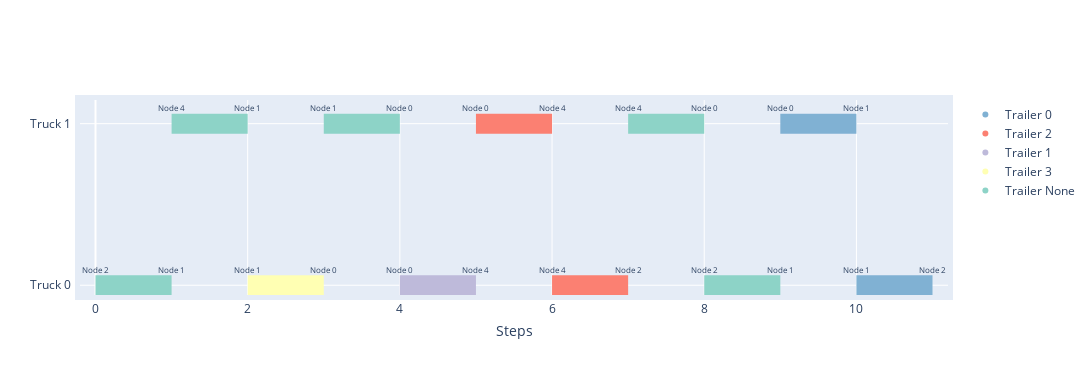

Notebook cell for this chart:
### Markdown cell above
### Run Examples

### Code cell
env = EVRP
val_dataset = env.make_dataset(
        size=5,
        num_samples=1,
        num_trucks=2,
        num_trailers=4,
        truck_names=None,
        display_graphs=3,
        r_threshold=0.6
    )

# Need a dataloader to batch instances
dataloader = DataLoader(val_dataset, batch_size=1, collate_fn=collate_fn)

# Make var works for dicts
batch_random = next(iter(dataloader))

# Run the model
model.eval()
model.set_decode_type('greedy')

with torch.no_grad():
    length, _, edges, decision = model(batch_random[0].copy(), batch_random[1].copy(), return_pi=True)

edges_random=edges.permute(1,2,0)
decision_random=decision.permute(0, 2, 1)

for i, graph in enumerate(batch_random[1]):
    edge_count = len(edges_random[i]) + 1

    cols = 3
    rows = math.ceil(edge_count / cols)
    fig, axs = plt.subplots(rows, cols, figsize=(15, rows * 5.5))  # Adjusted figure size
    plt.subplots_adjust(wspace=0.02, hspace=0.02)

    # Flatten axs to easily iterate over it
    axs = axs.ravel()

    graph.draw(ax=axs[0], with_labels=False)
    axs[0].set_title("Initial State")
    axs[0].set_xlim([-0.7, 1.3])
    axs[0].set_ylim([-0.7, 1.3])
    axs[0].set_aspect('equal')

    col = 1
    for edge, d in zip(edges_random[i], decision_random[i]):

        graph.clear()
        edge = graph.visit_edges([edge])
        graph.update_attributes(edge[0])
        graph.draw(ax=axs[col], with_labels=True)
        axs[col].set_title(f"Step {col-1}")
        axs[col].set_xlim([-0.7, 1.3])
        axs[col].set_ylim([-0.7, 1.3])
        axs[col].set_aspect('equal')

        col += 1

    data_edges = edges_random[i].numpy().astype(int)
    plot_timeline(data_edges)

# Hide empty subplots
for j in range(col, len(axs)):
    axs[j].axis('off')

plt.show()

### Figure 1 — Plotly figure (JSON) as saved in the notebook; plotly's stock layout.template omitted (floating-point values rounded to 4 significant figures)
{"data": [{"hoverinfo": "none", "line": {"color": "rgb(141,211,199)", "width": 20}, "mode": "lines", "name": "Truck 0 ", "showlegend": false, "type": "scatter", "x": [1, 2], "y": [0, 0]}, {"hoverinfo": "none", "line": {"color": "rgb(141,211,199)", "width": 20}, "mode": "lines", "name": "Truck 0 ", "showlegend": false, "type": "scatter", "x": [3, 4], "y": [0, 0]}, {"hoverinfo": "none", "line": {"color": "rgb(251,128,114)", "width": 20}, "mode": "lines", "name": "Truck 0 ", "showlegend": false, "type": "scatter", "x": [5, 6], "y": [0, 0]}, {"hoverinfo": "none", "line": {"color": "rgb(141,211,199)", "width": 20}, "mode": "lines", "name": "Truck 0 ", "showlegend": false, "type": "scatter", "x": [7, 8], "y": [0, 0]}, {"hoverinfo": "none", "line": {"color": "rgb(128,177,211)", "width": 20}, "mode": "lines", "name": "Truck 0 ", "showlegend": false, "type": "scatter", "x": [9, 10], "y": [0, 0]}, {"hoverinfo": "none", "line": {"color": "rgb(141,211,199)", "width": 20}, "mode": "lines", "name": "Truck 1 ", "showlegend": false, "type": "scatter", "x": [0, 1], "y": [1, 1]}, {"hoverinfo": "none", "line": {"color": "rgb(255,255,179)", "width": 20}, "mode": "lines", "name": "Truck 1 ", "showlegend": false, "type": "scatter", "x": [2, 3], "y": [1, 1]}, {"hoverinfo": "none", "line": {"color": "rgb(190,186,218)", "width": 20}, "mode": "lines", "name": "Truck 1 ", "showlegend": false, "type": "scatter", "x": [4, 5], "y": [1, 1]}, {"hoverinfo": "none", "line": {"color": "rgb(251,128,114)", "width": 20}, "mode": "lines", "name": "Truck 1 ", "showlegend": false, "type": "scatter", "x": [6, 7], "y": [1, 1]}, {"hoverinfo": "none", "line": {"color": "rgb(141,211,199)", "width": 20}, "mode": "lines", "name": "Truck 1 ", "showlegend": false, "type": "scatter", "x": [8, 9], "y": [1, 1]}, {"hoverinfo": "none", "line": {"color": "rgb(128,177,211)", "width": 20}, "mode": "lines", "name": "Truck 1 ", "showlegend": false, "type": "scatter", "x": [10, 11], "y": [1, 1]}, {"legendgroup": "Trailer None", "marker": {"color": "rgb(141,211,199)"}, "mode": "markers", "name": "Trailer None", "type": "scatter", "x": [null], "y": [null]}, {"legendgroup": "Trailer 3", "marker": {"color": "rgb(255,255,179)"}, "mode": "markers", "name": "Trailer 3", "type": "scatter", "x": [null], "y": [null]}, {"legendgroup": "Trailer 1", "marker": {"color": "rgb(190,186,218)"}, "mode": "markers", "name": "Trailer 1", "type": "scatter", "x": [null], "y": [null]}, {"legendgroup": "Trailer 2", "marker": {"color": "rgb(251,128,114)"}, "mode": "markers", "name": "Trailer 2", "type": "scatter", "x": [null], "y": [null]}, {"legendgroup": "Trailer 0", "marker": {"color": "rgb(128,177,211)"}, "mode": "markers", "name": "Trailer 0", "type": "scatter", "x": [null], "y": [null]}], "layout": {"annotations": [{"align": "center", "arrowhead": 2, "arrowsize": 1.5, "arrowwidth": 1.5, "ax": -5, "ay": 0, "font": {"size": 8}, "showarrow": false, "text": "Node 4", "valign": "bottom", "x": 1, "xref": "x", "y": -0.1, "yref": "y"}, {"align": "center", "arrowhead": 2, "arrowsize": 1.5, "arrowwidth": 1.5, "ax": -5, "ay": 0, "font": {"size": 8}, "showarrow": false, "text": "Node 1", "valign": "bottom", "x": 2, "xref": "x", "y": -0.1, "yref": "y"}, {"align": "center", "arrowhead": 2, "arrowsize": 1.5, "arrowwidth": 1.5, "ax": -5, "ay": 0, "font": {"size": 8}, "showarrow": false, "text": "Node 1", "valign": "bottom", "x": 3, "xref": "x", "y": -0.1, "yref": "y"}, {"align": "center", "arrowhead": 2, "arrowsize": 1.5, "arrowwidth": 1.5, "ax": -5, "ay": 0, "font": {"size": 8}, "showarrow": false, "text": "Node 0", "valign": "bottom", "x": 4, "xref": "x", "y": -0.1, "yref": "y"}, {"align": "center", "arrowhead": 2, "arrowsize": 1.5, "arrowwidth": 1.5, "ax": -5, "ay": 0, "font": {"size": 8}, "showarrow": false, "text": "Node 0", "valign": "bottom", "x": 5, "xref": "x", "y": -0.1, "yref": "y"}, {"align": "center", "arrowhead": 2, "arrowsize": 1.5, "arrowwidth": 1.5, "ax": -5, "ay": 0, "font": {"size": 8}, "showarrow": false, "text": "Node 4", "valign": "bottom", "x": 6, "xref": "x", "y": -0.1, "yref": "y"}, {"align": "center", "arrowhead": 2, "arrowsize": 1.5, "arrowwidth": 1.5, "ax": -5, "ay": 0, "font": {"size": 8}, "showarrow": false, "text": "Node 4", "valign": "bottom", "x": 7, "xref": "x", "y": -0.1, "yref": "y"}, {"align": "center", "arrowhead": 2, "arrowsize": 1.5, "arrowwidth": 1.5, "ax": -5, "ay": 0, "font": {"size": 8}, "showarrow": false, "text": "Node 0", "valign": "bottom", "x": 8, "xref": "x", "y": -0.1, "yref": "y"}, {"align": "center", "arrowhead": 2, "arrowsize": 1.5, "arrowwidth": 1.5, "ax": -5, "ay": 0, "font": {"size": 8}, "showarrow": false, "text": "Node 0", "valign": "bottom", "x": 9, "xref": "x", "y": -0.1, "yref": "y"}, {"align": "center", "arrowhead": 2, "arrowsize": 1.5, "arrowwidth": 1.5, "ax": -5, "ay": 0, "font": {"size": 8}, "showarrow": false, "text": "Node 1", "valign": "bottom", "x": 10, "xref": "x", "y": -0.1, "yref": "y"}, {"align": "center", "arrowhead": 2, "arrowsize": 1.5, "arrowwidth": 1.5, "ax": -5, "ay": 0, "font": {"size": 8}, "showarrow": false, "text": "Node 2", "valign": "bottom", "x": 0, "xref": "x", "y": 0.9, "yref": "y"}, {"align": "center", "arrowhead": 2, "arrowsize": 1.5, "arrowwidth": 1.5, "ax": -5, "ay": 0, "font": {"size": 8}, "showarrow": false, "text": "Node 1", "valign": "bottom", "x": 1, "xref": "x", "y": 0.9, "yref": "y"}, {"align": "center", "arrowhead": 2, "arrowsize": 1.5, "arrowwidth": 1.5, "ax": -5, "ay": 0, "font": {"size": 8}, "showarrow": false, "text": "Node 1", "valign": "bottom", "x": 2, "xref": "x", "y": 0.9, "yref": "y"}, {"align": "center", "arrowhead": 2, "arrowsize": 1.5, "arrowwidth": 1.5, "ax": -5, "ay": 0, "font": {"size": 8}, "showarrow": false, "text": "Node 0", "valign": "bottom", "x": 3, "xref": "x", "y": 0.9, "yref": "y"}, {"align": "center", "arrowhead": 2, "arrowsize": 1.5, "arrowwidth": 1.5, "ax": -5, "ay": 0, "font": {"size": 8}, "showarrow": false, "text": "Node 0", "valign": "bottom", "x": 4, "xref": "x", "y": 0.9, "yref": "y"}, {"align": "center", "arrowhead": 2, "arrowsize": 1.5, "arrowwidth": 1.5, "ax": -5, "ay": 0, "font": {"size": 8}, "showarrow": false, "text": "Node 4", "valign": "bottom", "x": 5, "xref": "x", "y": 0.9, "yref": "y"}, {"align": "center", "arrowhead": 2, "arrowsize": 1.5, "arrowwidth": 1.5, "ax": -5, "ay": 0, "font": {"size": 8}, "showarrow": false, "text": "Node 4", "valign": "bottom", "x": 6, "xref": "x", "y": 0.9, "yref": "y"}, {"align": "center", "arrowhead": 2, "arrowsize": 1.5, "arrowwidth": 1.5, "ax": -5, "ay": 0, "font": {"size": 8}, "showarrow": false, "text": "Node 2", "valign": "bottom", "x": 7, "xref": "x", "y": 0.9, "yref": "y"}, {"align": "center", "arrowhead": 2, "arrowsize": 1.5, "arrowwidth": 1.5, "ax": -5, "ay": 0, "font": {"size": 8}, "showarrow": false, "text": "Node 2", "valign": "bottom", "x": 8, "xref": "x", "y": 0.9, "yref": "y"}, {"align": "center", "arrowhead": 2, "arrowsize": 1.5, "arrowwidth": 1.5, "ax": -5, "ay": 0, "font": {"size": 8}, "showarrow": false, "text": "Node 1", "valign": "bottom", "x": 9, "xref": "x", "y": 0.9, "yref": "y"}, {"align": "center", "arrowhead": 2, "arrowsize": 1.5, "arrowwidth": 1.5, "ax": -5, "ay": 0, "font": {"size": 8}, "showarrow": false, "text": "Node 1", "valign": "bottom", "x": 10, "xref": "x", "y": 0.9, "yref": "y"}, {"align": "center", "arrowhead": 2, "arrowsize": 1.5, "arrowwidth": 1.5, "ax": -5, "ay": 0, "font": {"size": 8}, "showarrow": false, "text": "Node 2", "valign": "bottom", "x": 11, "xref": "x", "y": 0.9, "yref": "y"}], "autosize": false, "height": 375, "legend": {"traceorder": "reversed"}, "margin": {"pad": 5}, "showlegend": true, "width": 1100, "xaxis": {"title": {"text": "Steps"}}, "yaxis": {"autorange": "reversed", "ticktext": ["Truck 0 ", "Truck 1 "], "tickvals": [1, 0], "type": "category"}}}
